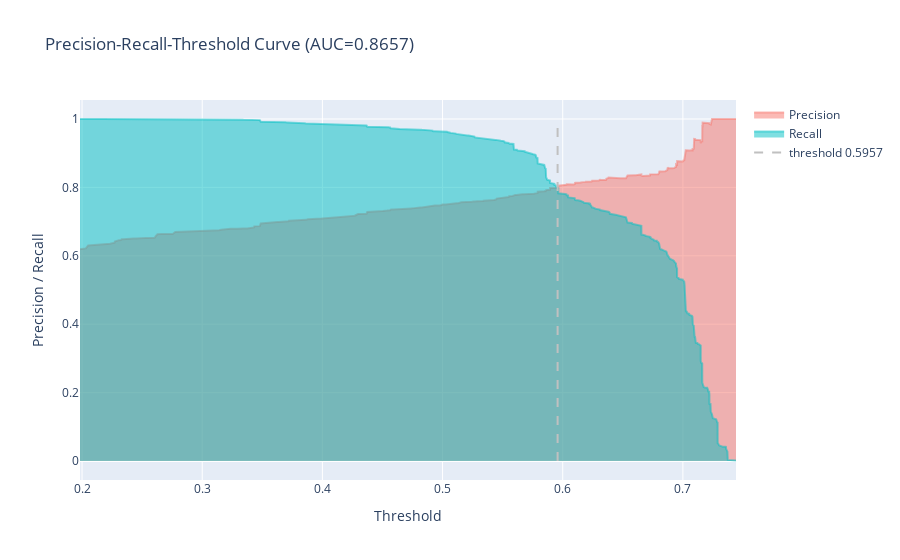

Notebook cell for this chart:
### Markdown cell above
#### Precision-Recall-Threshold Curve

### Code cell
# Data Frame erzeugen, der die precision, recall, threshold werte enthält 
precision_recall_threshold = np.transpose(pd.DataFrame(precision_recall_curve(y_test[['response']], y_pred_proba)))
precision_recall_threshold.columns = ['Precision', 'Recall', 'Threshold']

# Schnittpunkt von Precision und Threshold berechnen und den dazugehörigen Threshold in einem Data Frame ablegen 
precision_recall_threshold['distance']  =  abs(precision_recall_threshold['Precision'] - precision_recall_threshold['Recall'])
intersection_precision_recall_threshold = precision_recall_threshold.loc[precision_recall_threshold['distance'] == precision_recall_threshold['distance'].min()]
intersection = intersection_precision_recall_threshold['Threshold']


# Plot erzeugen 
fig = go.Figure()

# Trace für die Precison und die dazugehörigen Thresholds
fig.add_trace(go.Scatter(x=precision_recall_threshold['Threshold'], y=precision_recall_threshold['Precision'],
                    fill='tozeroy', fillcolor='rgba(248, 118, 109, 0.5)', opacity=0.5,
                    hoveron = 'points+fills', # select where hover is active
                    line_color='rgba(248, 118, 109, 0.5)',
                    name= 'Precision',
                    hoverinfo = 'text+x+y'))


# Trace für den Recall und die dazugehörigen Thresholds
fig.add_trace(go.Scatter(x=precision_recall_threshold['Threshold'], y=precision_recall_threshold['Recall'],
                    fill='tozeroy', fillcolor = 'rgba(0, 191, 196, 0.5)',
                    hoveron='points',
                    line_color='rgba(0, 191, 196, 0.5)',
                    name= 'Recall',
                    hoverinfo='text+x+y')) 


# Schnittpunkt von Precision und Recall einfügen
fig.add_traces(go.Scatter(
    x= [intersection.values[0],intersection.values[0]],
    y=[0,1],
    mode='lines',
    name=f'threshold {intersection.values[0]:.4f}',
    line={'dash': 'dash', 
          'color': 'silver',
          'width': 2}
    ))


# Layout anpoassen
fig.update_layout(title = f'Precision-Recall-Threshold Curve (AUC={pr_auc_rf:.4f})')
fig.update_layout(hovermode='x unified')
fig.update_xaxes(title_text='Threshold')
fig.update_yaxes(title_text='Precision / Recall')

fig.show()

### Figure 1 — Plotly figure (JSON) as saved in the notebook; plotly's stock layout.template omitted (floating-point values rounded to 4 significant figures; data arrays with more than 128 entries replaced by an {"elided": "..."} marker saying what was removed)
{"data": [{"fill": "tozeroy", "fillcolor": "rgba(248, 118, 109, 0.5)", "hoverinfo": "text+x+y", "hoveron": "points+fills", "line": {"color": "rgba(248, 118, 109, 0.5)"}, "name": "Precision", "opacity": 0.5, "type": "scatter", "x": {"elided": "1002 float values"}, "y": {"elided": "1002 float values"}}, {"fill": "tozeroy", "fillcolor": "rgba(0, 191, 196, 0.5)", "hoverinfo": "text+x+y", "hoveron": "points", "line": {"color": "rgba(0, 191, 196, 0.5)"}, "name": "Recall", "type": "scatter", "x": {"elided": "1002 float values"}, "y": {"elided": "1002 float values"}}, {"line": {"color": "silver", "dash": "dash", "width": 2}, "mode": "lines", "name": "threshold 0.5957", "type": "scatter", "x": [0.5957, 0.5957], "y": [0, 1]}], "layout": {"hovermode": "x unified", "title": {"text": "Precision-Recall-Threshold Curve (AUC=0.8657)"}, "xaxis": {"title": {"text": "Threshold"}}, "yaxis": {"title": {"text": "Precision / Recall"}}}}
